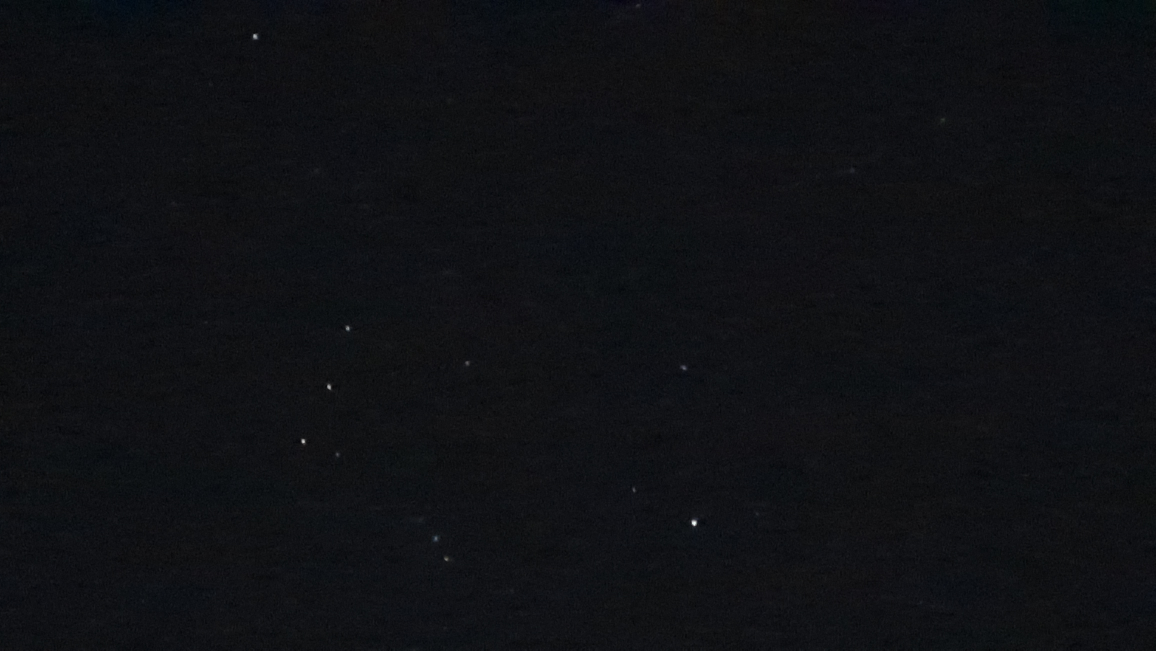
#> input picture Dataset/template matching data/orion_template.jpg, 4624 x 2604 px (shown at 1/4 size); the run also reads 1 picture not shown here
$ jupyter execute --allow-errors FeatureMatching_Homography.ipynb
#> lines starting #> are read from the running program, lines starting #| are printed output that depends on the picture
[cell 1]
import numpy as np
import cv2 as cv
from matplotlib import pyplot as plt
from PIL import Image
from matplotlib import cm
from skimage.transform import resize

[cell 2]
MIN_MATCH_COUNT = 10
th1 = 100
th2 = 20

size = (200,200)

img1 = cv.imread('Dataset/template matching data/orion_template.jpg')
#> img1 is the input picture: shape (2604, 4624, 3); mean B, G, R 20.3, 16.7, 15.5
img2 = cv.imread('Dataset/template matching data/orion_source_3.jpg')

img1 = np.where(img1 >= th1, 255, img1)
img1 = np.where(img1 < th1, 0, img1)
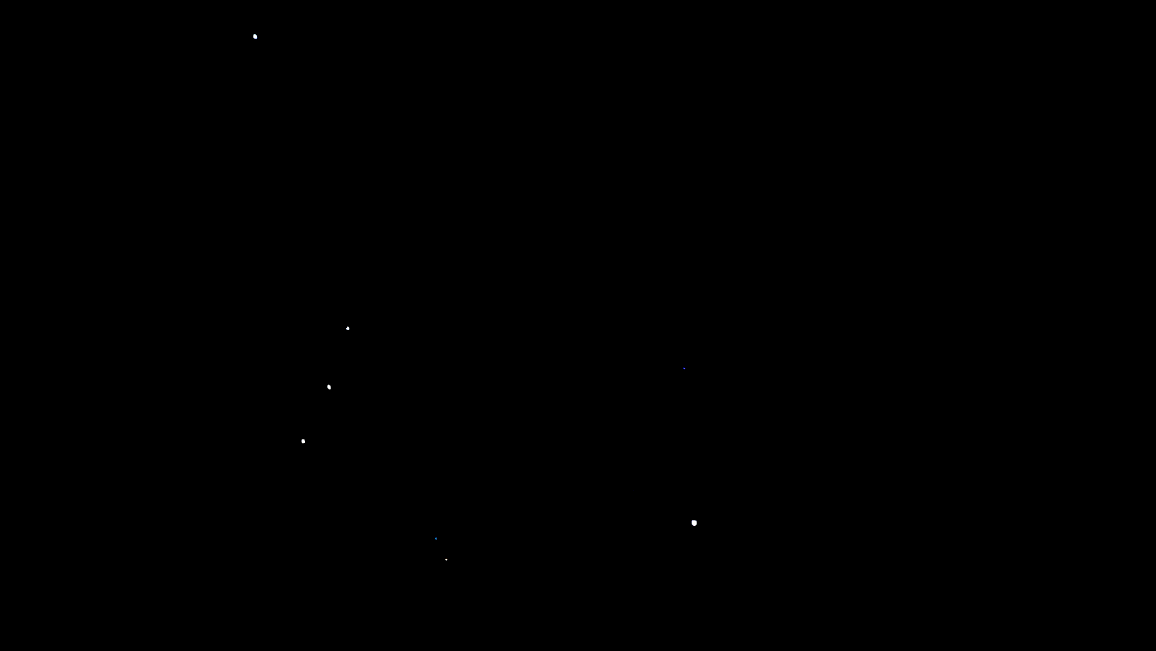
#> img1: shape (2604, 4624, 3) (shown at 1/4 size); mean B, G, R 0, 0, 0

img2 = np.where(img2 >= th2, 255, img2)
img2 = np.where(img2 < th2, 0, img2)

# img1 = resize(img1, (img1.shape[0]/2, img1.shape[1]/2))

plt.figure(figsize=(10,10))
plt.imshow(img2, cmap='gray')
print(img1.shape)
#| (2604, 4624, 3)
